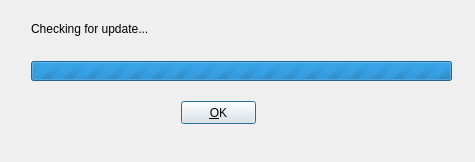
<?xml version="1.0" encoding="UTF-8"?>
<ui version="4.0">
 <class>CheckUpdateDialog</class>
 <widget class="QDialog" name="CheckUpdateDialog">
  <property name="geometry">
   <rect>
    <x>0</x>
    <y>0</y>
    <width>475</width>
    <height>162</height>
   </rect>
  </property>
  <property name="windowTitle">
   <string>Software Update</string>
  </property>
  <layout class="QGridLayout" name="gridLayout">
   <item row="0" column="0">
    <widget class="QFrame" name="frame">
     <property name="frameShape">
      <enum>QFrame::NoFrame</enum>
     </property>
     <property name="frameShadow">
      <enum>QFrame::Raised</enum>
     </property>
     <widget class="QLabel" name="label_info">
      <property name="geometry">
       <rect>
        <x>20</x>
        <y>10</y>
        <width>431</width>
        <height>16</height>
       </rect>
      </property>
      <property name="text">
       <string>Checking for update...</string>
      </property>
     </widget>
     <widget class="QProgressBar" name="progressBar">
      <property name="enabled">
       <bool>true</bool>
      </property>
      <property name="geometry">
       <rect>
        <x>20</x>
        <y>50</y>
        <width>421</width>
        <height>20</height>
       </rect>
      </property>
      <property name="maximum">
       <number>0</number>
      </property>
      <property name="value">
       <number>0</number>
      </property>
      <property name="orientation">
       <enum>Qt::Horizontal</enum>
      </property>
     </widget>
     <widget class="QPushButton" name="pushButton_ok">
      <property name="geometry">
       <rect>
        <x>170</x>
        <y>90</y>
        <width>75</width>
        <height>23</height>
       </rect>
      </property>
      <property name="text">
       <string>&amp;OK</string>
      </property>
      <property name="flat">
       <bool>false</bool>
      </property>
     </widget>
    </widget>
   </item>
  </layout>
 </widget>
 <resources/>
 <connections/>
</ui>
